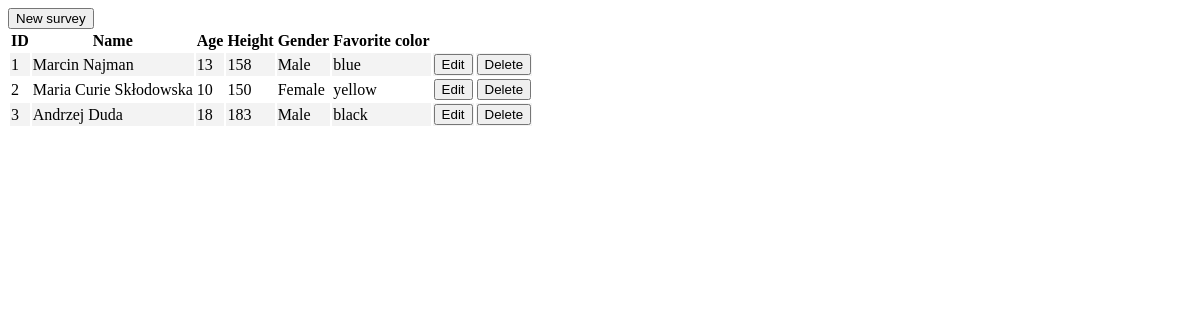
The page / on the database its author committed.
### tables this page shows
CREATE TABLE People(
        id INTEGER PRIMARY KEY AUTOINCREMENT,
        age INTEGER,
        height INTEGER,
        gender TEXT,
        favorite_color TEXT
    , name VARCHAR(50));

### app.py (the view)
@app.route('/')
def home():
    datas = exec_sql(
        """
        SELECT * FROM People;
        """
    )
    people = list()
    for data in datas:
        temp = {
            'id': data[0],
            'age': data[1],
            'height': data[2],
            'gender': data[3],
            'favorite_color': data[4],
            'name': data[5]
        }
        people.append(temp)
    return render_template('home.html', people=people)

### database_execute.py (called while the page is built)
def exec_sql(sql_code, params=None):
    conn = sqlite3.connect("test.db")
    try:
        cur = conn.cursor()
        if params:
            cur.execute(sql_code, params)
        else:
            cur.execute(sql_code)
        try:
            res = cur.fetchall()
        except Exception:
            res = []
        conn.commit()
        return res
    finally:
        conn.close()

### templates/home.html (shortened to what this page needs)
{% extends 'base.html' %}
{% block content %}
    <a href="{{ url_for('add') }}"><button>New survey</button></a>
    <table>
        <tr>
            <th>ID</th>
            <th>Name</th>
            <th>Age</th>
            <th>Height</th>
            <th>Gender</th>
            <th>Favorite color</th>
        </tr>
        {% for person in people %}
        <tr id="row-{{loop.index}}">
            <td>{{ person['id'] }}</td>
            <td>{{ person['name'] }}</td>
            <td>{{ person['age'] }}</td>
            <td>{{ person['height'] }}</td>
            <td>{{ person['gender'] }}</td>
            <td>{{ person['favorite_color'] }}</td>
            <td><a href="{{url_for('edit', id=person['id'])}}"><button>Edit</button></a></td>
            <td><a href="{{url_for('delete', id=person['id'])}}"><button>Delete</button></a></td>
        </tr>
        {% endfor %}
    </table>
{% endblock %}

### templates/base.html (shortened to what this page needs)
<!DOCTYPE html>
<html lang="en">
<head>
    <link rel="stylesheet" href="{{url_for('static', filename='style.css')}}">
</head>
<body>
  {% block content %}
  {% endblock %}
</body>
</html>

### static/style.css (style rules this page uses)
tr:nth-child(even) { background-color: #f3f3f3; }
tr:nth-child(odd) { background-color: #ffffff; }

### rows shown on the page
People: id "1", name "Marcin Najman", age "13", height "158", gender "Male", favorite_color "blue"
People: id "2", name "Maria Curie Skłodowska", age "10", height "150", gender "Female", favorite_color "yellow"
People: id "3", name "Andrzej Duda", age "18", height "183", gender "Male", favorite_color "black"
